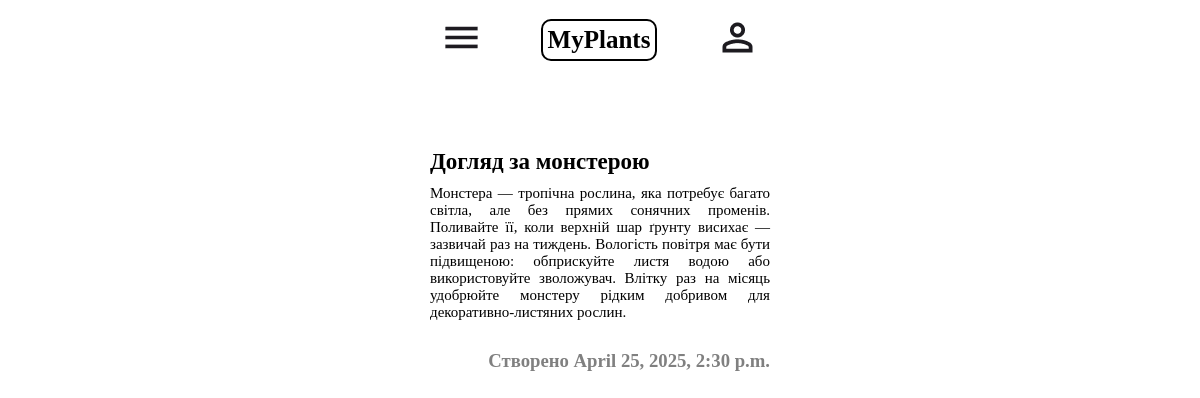
Page /article/1/ (signed in) on the committed database.
### app/models.py (models this page shows, shortened)
class Article(models.Model):
    title = models.CharField(max_length=200)
    content = models.TextField()
    created_at = models.DateTimeField(auto_now_add=True)

### app/views.py (the view)
# urls.py: path('article/<int:article_id>/', views.article, name='article'),
def article(request, article_id):
    article = Article.objects.get(id=article_id)
    title = article.title
    content = article.content
    created_at = article.created_at
    return render(request, 'app/article.html', {'article_id': article_id, "title": title, "content": content, "created_at": created_at})

### app/templates/app/article.html (shortened to what this page needs)
{% load static %}
<!DOCTYPE html>
<html lang="en">
<head>
    <link rel="stylesheet" href="{% static 'css/styles.css' %}">
</head>
<body>
    <header>
        <div id="menu"><img src="{% static 'images/menu.png' %}" alt=""></div>
        <a href="{% url 'index' %}" class="header-title">MyPlants</a>
        {% if user.is_authenticated %}
            <a href="{% url 'profile' %}" class="person"><img src="{% static 'images/person.png' %}" alt=""></a>
        {% else %}
            <a href="{% url 'login' %}" class="login-button">Login</a>
        {% endif %}
    </header>
    <main class="article-page-main">
        <h1 class="main-title">{{ title }}</h1>
        <p>{{ content }}</p>
        <h3>Створено {{ created_at }}</h3>
    </main>
</body>
</html>

### app/static/css/styles.css (style rules this page uses)
* { box-sizing: border-box; }
html, body { height: 100%; min-height: 100vh; max-height: 100vh; }
body { margin: 0; padding: 0; height: 100%; min-height: 900px; display: flex; flex-direction: column; align-items: center; }
body > * { width: 340px; }
header { display: flex; justify-content: space-between; align-items: center; color: black; background-color: white; text-align: center; padding: 15px 10px 35px 10px; }
#menu { cursor: pointer; }
.header-title { font-size: 25px; font-weight: bold; text-decoration: none; color: black; border: 2px solid black; border-radius: 10px; padding: 5px; }
main { display: flex; flex-direction: column; justify-content: center; align-items: center; }
main h1 { font-size: 25px; align-self: flex-start; margin: 0 0 10px 0; }
.article-page-main { display: flex; flex-direction: column; justify-content: center; align-items: center; padding-top : 50px; }
.article-page-main h1 { margin: 0 0 10px 0; font-size: 23px; }
.article-page-main p { font-size: 15px; text-align: justify; margin: 0 0 10px 0; }
.article-page-main h3 { align-self: flex-end; color: grey; }

### rows in the picture
Article: title "Догляд за монстерою", content "Монстера — тропічна рослина, яка потребує багато світла, але без прямих сонячних променів. Поливайте її, коли верхній шар ґрунту висихає — зазвичай раз на тиждень. Вологість повітря має бути підвищеною: обприскуйте листя водою або використовуйте зволожувач. Влітку раз на місяць удобрюйте монстеру рідким добривом для декоративно-листяних рослин.", created_at "April 25, 2025, 2:30 p.m."
